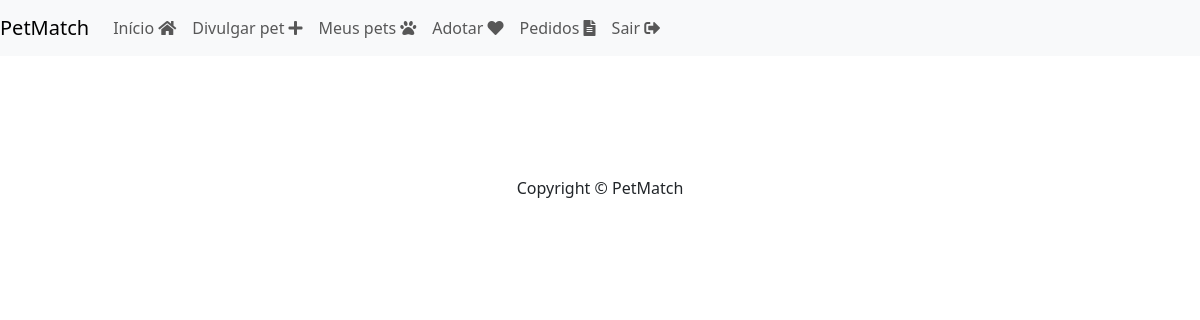
Page /divulgar/ver_pedido_adocao/ (signed in) on the earlier database version.
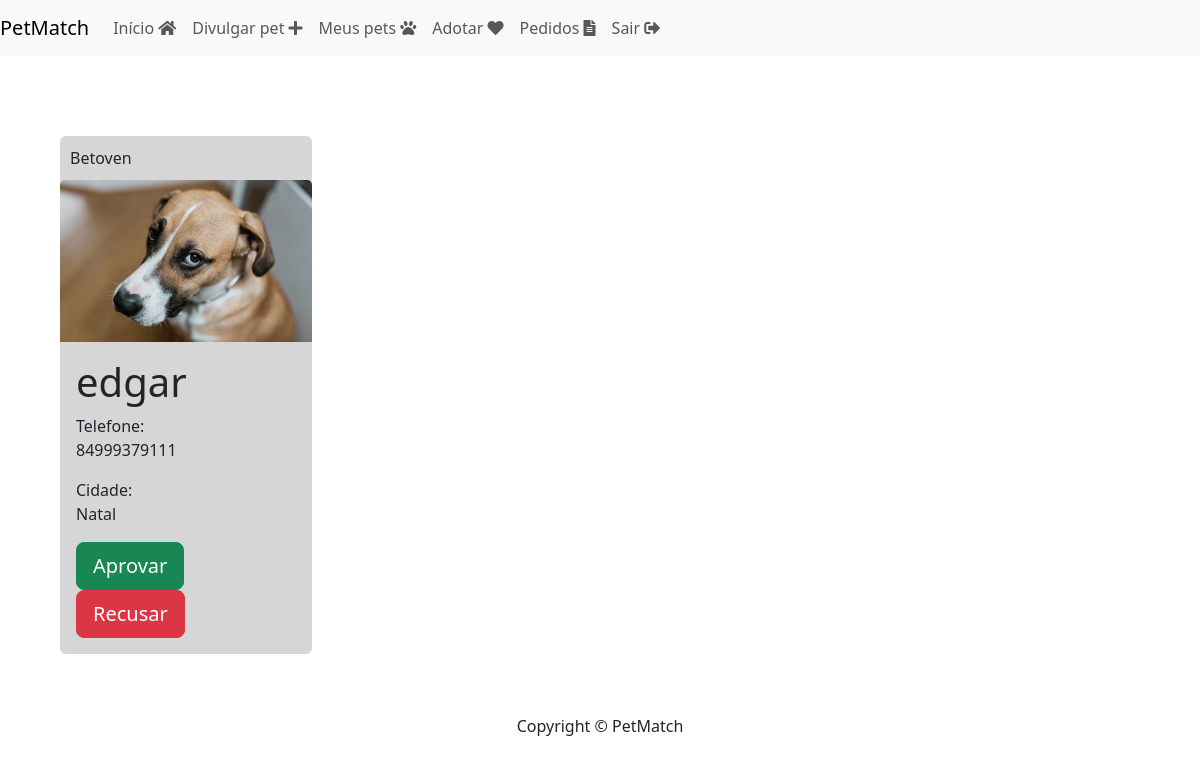
Same page on the later database version.
### adotar/models.py (models this page shows)
class PedidoAdocao(models.Model):
    choices_status = (
        ('AG', 'Aguardando aprovação'),
        ('AP', 'Aprovado'),
        ('R', 'Recusado')
    )
    pet = models.ForeignKey(Pet, on_delete=models.DO_NOTHING)
    usuario = models.ForeignKey(User, on_delete=models.DO_NOTHING)
    data = models.DateTimeField()
    status = models.CharField(
        max_length=2, choices=choices_status, default='AG')

### divulgar/models.py (models this page shows, shortened)
class Pet(models.Model):
    choices_status = (
        ('P', 'Para adoção'),
        ('A', 'Adotado'),
        ('E', 'Em etapa para adoção'))
    usuario = models.ForeignKey(User, on_delete=models.DO_NOTHING)
    foto = models.ImageField(upload_to="fotos_pets")
    nome = models.CharField(max_length=100)
    descricao = models.TextField()
    estado = models.CharField(max_length=50)
    cidade = models.CharField(max_length=50)
    telefone = models.CharField(max_length=50)
    tags = models.ManyToManyField(Tag)
    raca = models.ForeignKey(Raca, on_delete=models.DO_NOTHING)
    status = models.CharField(
        max_length=1,
        choices=choices_status,
        default='P')
    data_cadastro = models.DateTimeField(auto_now_add=True)

### divulgar/views.py (the view)
# urls.py: path('ver_pedido_adocao/', views.ver_pedido_adocao, name="ver_pedido_adocao"),
@login_required
def ver_pedido_adocao(request):
    if request.method == "GET":
        pedidos = PedidoAdocao.objects.filter(
            usuario=request.user).filter(status="AG")
        return render(request, 'ver_pedido_adocao.html', {'pedidos': pedidos})

### divulgar/templates/ver_pedido_adocao.html (shortened to what this page needs)
{% load static %}
<!doctype html>
<html lang="pt-BR">
<head>
    <link href="https://cdn.jsdelivr.net/npm/bootstrap@5.3.0-alpha1/dist/css/bootstrap.min.css" rel="stylesheet">
    <link href="{% static 'usuarios/css/cadastro.css' %}" rel="stylesheet">
    <link rel="stylesheet" href="https://cdnjs.cloudflare.com/ajax/libs/font-awesome/5.15.3/css/all.min.css">
</head>
<body>
    <nav class="navbar navbar-expand-lg navbar-light bg-light">
        <a class="navbar-brand" href="#">PetMatch</a>
        <div class="collapse navbar-collapse" id="navbarNav">
            <ul class="navbar-nav">
                <li class="nav-item">
                    <a class="nav-link" href="{% url 'listar_pets'%}">Início <i class="fas fa-home"></i></a>
                </li>
                <li class="nav-item">
                    <a class="nav-link" href="{% url 'novo_pet' %}">Divulgar pet <i class="fas fa-plus"></i></a>
                </li>
                <li class="nav-item">
                    <a class="nav-link" href="{% url 'seus_pets' %}">Meus pets <i class="fas fa-paw"></i></a>
                </li>
                <li class="nav-item">
                    <a class="nav-link" href="{% url 'listar_pets'%}">Adotar <i class="fas fa-heart"></i></a>
                </li>
                <li class="nav-item">
                    <a class="nav-link" href="{% url 'ver_pedido_adocao'%}">Pedidos <i class="fas fa-file-alt"></i></a>
                </li>
                <li class="nav-item">
                    <a class="nav-link" href="{% url 'sair' %} ">Sair <i class="fas fa-sign-out-alt"></i></a>
                </li>
            </ul>
        </div>
    </nav>
    <div style="padding:60px" class="col-md">
        <div class="row">
            {% for pedido in pedidos %}
            <div class="col-md-3" style="margin-top: 20px;">
                <div class="card" style="background-color: #D6D6D6; border:none;">
                    <div style="padding:10px">
                        <span clas="span-bold">{{pedido.pet.nome}}</span>
                    </div>
                    <img class="card-img-top" src="{{pedido.pet.foto.url}}">
                    <div class="card-body">
                        <h1 class="card-title">{{pedido.usuario.username}}</h1>
                        <span class="span-bold2">Telefone:</span>
                        <p>{{pedido.pet.telefone}}</p>
                        <span class="span-bold2">Cidade:</span>
                        <p>{{pedido.pet.cidade}}</p>
                        <a href="{% url 'processa_pedido_adocao' pedido.id %}?status=A"
                            class="btn btn-success btn-lg">Aprovar</a>
                        <a href="{% url 'processa_pedido_adocao' pedido.id %}?status=R"
                            class="btn btn-danger btn-lg">Recusar</a>
                    </div>
                </div>
            </div>
            {% endfor %}
        </div>
    </div>
</body>
    <footer class=" text-center">
        <div class="container">
            <p>Copyright &copy; PetMatch</p>
        </div>
    </footer>
</html>
</html>

Differences in the rows shown:
added PedidoAdocao: pet.nome "Betoven", pet.foto (picture), usuario.username "edgar", pet.telefone "84999379111", pet.cidade "Natal"
